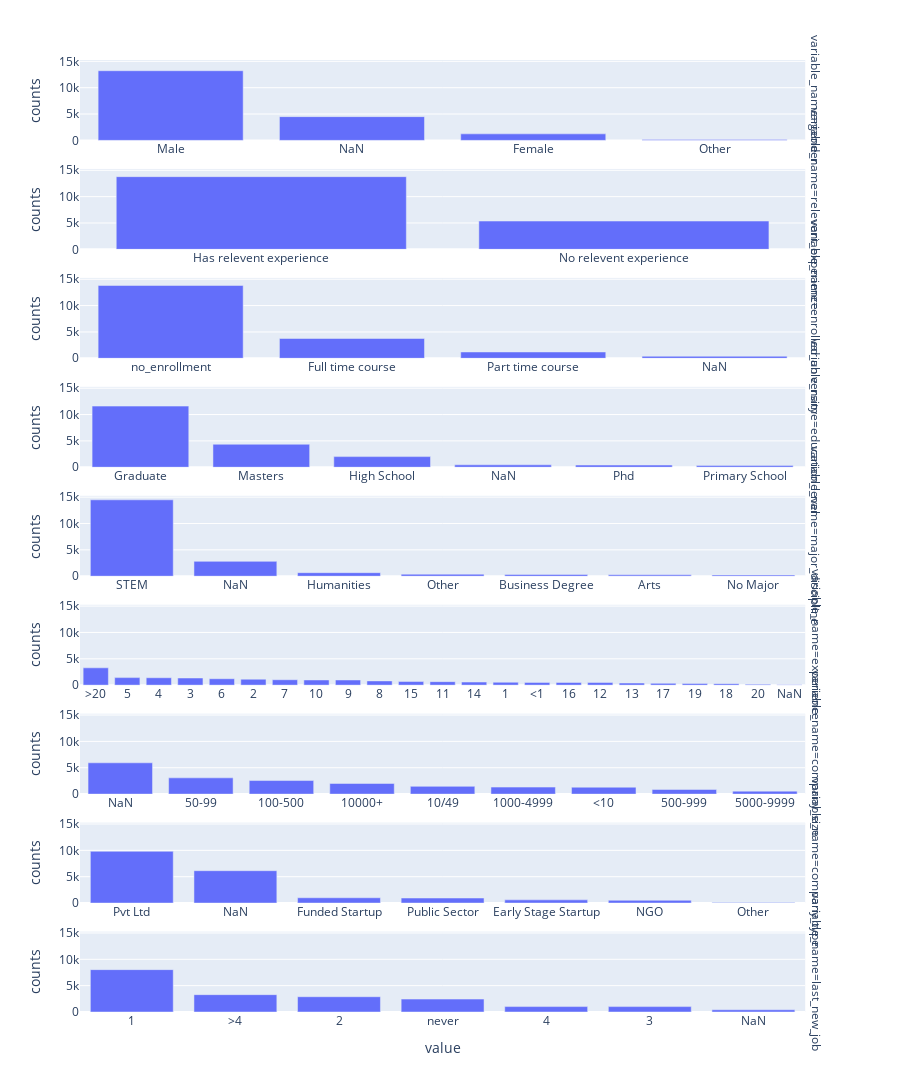

The code cell stored with this chart in its notebook:
### Code cell
fig = px.bar(counts_df, x='value', y='counts', facet_row='variable_name', height=3000)
fig.update_xaxes(matches=None)
fig.for_each_xaxis(lambda xaxis: xaxis.update(showticklabels=True))
fig.show()

### Figure 1 — Plotly figure (JSON) as saved in the notebook; plotly's stock layout.template omitted (floating-point values rounded to 4 significant figures)
{"data": [{"alignmentgroup": "True", "hovertemplate": "variable_name=gender<br>value=%{x}<br>counts=%{y}<extra></extra>", "legendgroup": "", "marker": {"color": "#636efa", "pattern": {"shape": ""}}, "name": "", "offsetgroup": "", "orientation": "v", "showlegend": false, "textposition": "auto", "type": "bar", "x": ["Male", "NaN", "Female", "Other"], "xaxis": "x9", "y": [13221, 4508, 1238, 191], "yaxis": "y9"}, {"alignmentgroup": "True", "hovertemplate": "variable_name=relevent_experience<br>value=%{x}<br>counts=%{y}<extra></extra>", "legendgroup": "", "marker": {"color": "#636efa", "pattern": {"shape": ""}}, "name": "", "offsetgroup": "", "orientation": "v", "showlegend": false, "textposition": "auto", "type": "bar", "x": ["Has relevent experience", "No relevent experience"], "xaxis": "x8", "y": [13792, 5366], "yaxis": "y8"}, {"alignmentgroup": "True", "hovertemplate": "variable_name=enrolled_university<br>value=%{x}<br>counts=%{y}<extra></extra>", "legendgroup": "", "marker": {"color": "#636efa", "pattern": {"shape": ""}}, "name": "", "offsetgroup": "", "orientation": "v", "showlegend": false, "textposition": "auto", "type": "bar", "x": ["no_enrollment", "Full time course", "Part time course", "NaN"], "xaxis": "x7", "y": [13817, 3757, 1198, 386], "yaxis": "y7"}, {"alignmentgroup": "True", "hovertemplate": "variable_name=education_level<br>value=%{x}<br>counts=%{y}<extra></extra>", "legendgroup": "", "marker": {"color": "#636efa", "pattern": {"shape": ""}}, "name": "", "offsetgroup": "", "orientation": "v", "showlegend": false, "textposition": "auto", "type": "bar", "x": ["Graduate", "Masters", "High School", "NaN", "Phd", "Primary School"], "xaxis": "x6", "y": [11598, 4361, 2017, 460, 414, 308], "yaxis": "y6"}, {"alignmentgroup": "True", "hovertemplate": "variable_name=major_discipline<br>value=%{x}<br>counts=%{y}<extra></extra>", "legendgroup": "", "marker": {"color": "#636efa", "pattern": {"shape": ""}}, "name": "", "offsetgroup": "", "orientation": "v", "showlegend": false, "textposition": "auto", "type": "bar", "x": ["STEM", "NaN", "Humanities", "Other", "Business Degree", "Arts", "No Major"], "xaxis": "x5", "y": [14492, 2813, 669, 381, 327, 253, 223], "yaxis": "y5"}, {"alignmentgroup": "True", "hovertemplate": "variable_name=experience<br>value=%{x}<br>counts=%{y}<extra></extra>", "legendgroup": "", "marker": {"color": "#636efa", "pattern": {"shape": ""}}, "name": "", "offsetgroup": "", "orientation": "v", "showlegend": false, "textposition": "auto", "type": "bar", "x": [">20", "5", "4", "3", "6", "2", "7", "10", "9", "8", "15", "11", "14", "1", "<1", "16", "12", "13", "17", "19", "18", "20", "NaN"], "xaxis": "x4", "y": [3286, 1430, 1403, 1354, 1216, 1127, 1028, 985, 980, 802, 686, 664, 586, 549, 522, 508, 494, 399, 342, 304, 280, 148, 65], "yaxis": "y4"}, {"alignmentgroup": "True", "hovertemplate": "variable_name=company_size<br>value=%{x}<br>counts=%{y}<extra></extra>", "legendgroup": "", "marker": {"color": "#636efa", "pattern": {"shape": ""}}, "name": "", "offsetgroup": "", "orientation": "v", "showlegend": false, "textposition": "auto", "type": "bar", "x": ["NaN", "50-99", "100-500", "10000+", "10/49", "1000-4999", "<10", "500-999", "5000-9999"], "xaxis": "x3", "y": [5938, 3083, 2571, 2019, 1471, 1328, 1308, 877, 563], "yaxis": "y3"}, {"alignmentgroup": "True", "hovertemplate": "variable_name=company_type<br>value=%{x}<br>counts=%{y}<extra></extra>", "legendgroup": "", "marker": {"color": "#636efa", "pattern": {"shape": ""}}, "name": "", "offsetgroup": "", "orientation": "v", "showlegend": false, "textposition": "auto", "type": "bar", "x": ["Pvt Ltd", "NaN", "Funded Startup", "Public Sector", "Early Stage Startup", "NGO", "Other"], "xaxis": "x2", "y": [9817, 6140, 1001, 955, 603, 521, 121], "yaxis": "y2"}, {"alignmentgroup": "True", "hovertemplate": "variable_name=last_new_job<br>value=%{x}<br>counts=%{y}<extra></extra>", "legendgroup": "", "marker": {"color": "#636efa", "pattern": {"shape": ""}}, "name": "", "offsetgroup": "", "orientation": "v", "showlegend": false, "textposition": "auto", "type": "bar", "x": ["1", ">4", "2", "never", "4", "3", "NaN"], "xaxis": "x", "y": [8040, 3290, 2900, 2452, 1029, 1024, 423], "yaxis": "y"}], "layout": {"annotations": [{"font": {}, "showarrow": false, "text": "variable_name=last_new_job", "textangle": 90, "x": 0.98, "xanchor": "left", "xref": "paper", "y": 0.04222, "yanchor": "middle", "yref": "paper"}, {"font": {}, "showarrow": false, "text": "variable_name=company_type", "textangle": 90, "x": 0.98, "xanchor": "left", "xref": "paper", "y": 0.1567, "yanchor": "middle", "yref": "paper"}, {"font": {}, "showarrow": false, "text": "variable_name=company_size", "textangle": 90, "x": 0.98, "xanchor": "left", "xref": "paper", "y": 0.2711, "yanchor": "middle", "yref": "paper"}, {"font": {}, "showarrow": false, "text": "variable_name=experience", "textangle": 90, "x": 0.98, "xanchor": "left", "xref": "paper", "y": 0.3856, "yanchor": "middle", "yref": "paper"}, {"font": {}, "showarrow": false, "text": "variable_name=major_discipline", "textangle": 90, "x": 0.98, "xanchor": "left", "xref": "paper", "y": 0.5, "yanchor": "middle", "yref": "paper"}, {"font": {}, "showarrow": false, "text": "variable_name=education_level", "textangle": 90, "x": 0.98, "xanchor": "left", "xref": "paper", "y": 0.6144, "yanchor": "middle", "yref": "paper"}, {"font": {}, "showarrow": false, "text": "variable_name=enrolled_university", "textangle": 90, "x": 0.98, "xanchor": "left", "xref": "paper", "y": 0.7289, "yanchor": "middle", "yref": "paper"}, {"font": {}, "showarrow": false, "text": "variable_name=relevent_experience", "textangle": 90, "x": 0.98, "xanchor": "left", "xref": "paper", "y": 0.8433, "yanchor": "middle", "yref": "paper"}, {"font": {}, "showarrow": false, "text": "variable_name=gender", "textangle": 90, "x": 0.98, "xanchor": "left", "xref": "paper", "y": 0.9578, "yanchor": "middle", "yref": "paper"}], "barmode": "relative", "height": 3000, "legend": {"tracegroupgap": 0}, "margin": {"t": 60}, "xaxis": {"anchor": "y", "domain": [0, 0.98], "showticklabels": true, "title": {"text": "value"}}, "xaxis2": {"anchor": "y2", "domain": [0, 0.98], "showticklabels": true}, "xaxis3": {"anchor": "y3", "domain": [0, 0.98], "showticklabels": true}, "xaxis4": {"anchor": "y4", "domain": [0, 0.98], "showticklabels": true}, "xaxis5": {"anchor": "y5", "domain": [0, 0.98], "showticklabels": true}, "xaxis6": {"anchor": "y6", "domain": [0, 0.98], "showticklabels": true}, "xaxis7": {"anchor": "y7", "domain": [0, 0.98], "showticklabels": true}, "xaxis8": {"anchor": "y8", "domain": [0, 0.98], "showticklabels": true}, "xaxis9": {"anchor": "y9", "domain": [0, 0.98], "showticklabels": true}, "yaxis": {"anchor": "x", "domain": [0, 0.08444], "title": {"text": "counts"}}, "yaxis2": {"anchor": "x2", "domain": [0.1144, 0.1989], "matches": "y", "title": {"text": "counts"}}, "yaxis3": {"anchor": "x3", "domain": [0.2289, 0.3133], "matches": "y", "title": {"text": "counts"}}, "yaxis4": {"anchor": "x4", "domain": [0.3433, 0.4278], "matches": "y", "title": {"text": "counts"}}, "yaxis5": {"anchor": "x5", "domain": [0.4578, 0.5422], "matches": "y", "title": {"text": "counts"}}, "yaxis6": {"anchor": "x6", "domain": [0.5722, 0.6567], "matches": "y", "title": {"text": "counts"}}, "yaxis7": {"anchor": "x7", "domain": [0.6867, 0.7711], "matches": "y", "title": {"text": "counts"}}, "yaxis8": {"anchor": "x8", "domain": [0.8011, 0.8856], "matches": "y", "title": {"text": "counts"}}, "yaxis9": {"anchor": "x9", "domain": [0.9156, 1], "matches": "y", "title": {"text": "counts"}}}}
